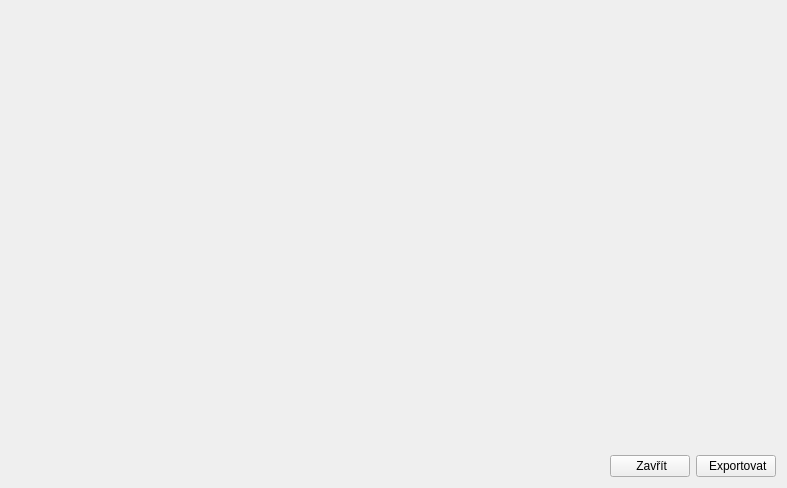
<?xml version="1.0" encoding="UTF-8"?>
<ui version="4.0">
 <class>LumenExportDialog</class>
 <widget class="QDialog" name="LumenExportDialog">
  <property name="windowModality">
   <enum>Qt::ApplicationModal</enum>
  </property>
  <property name="geometry">
   <rect>
    <x>0</x>
    <y>0</y>
    <width>787</width>
    <height>488</height>
   </rect>
  </property>
  <property name="windowTitle">
   <string>Lumen Export</string>
  </property>
  <property name="windowIcon">
   <iconset resource="../../res/resources.qrc">
    <normaloff>:/logos/lumen_icon.ico</normaloff>:/logos/lumen_icon.ico</iconset>
  </property>
  <layout class="QVBoxLayout" name="verticalLayout">
   <item>
    <widget class="MultiSongSelectionWidget" name="wgtSongSelection" native="true">
     <property name="sizePolicy">
      <sizepolicy hsizetype="Preferred" vsizetype="Expanding">
       <horstretch>0</horstretch>
       <verstretch>0</verstretch>
      </sizepolicy>
     </property>
    </widget>
   </item>
   <item>
    <layout class="QHBoxLayout" name="horizontalLayout_2">
     <item>
      <spacer name="horizontalSpacer">
       <property name="orientation">
        <enum>Qt::Horizontal</enum>
       </property>
       <property name="sizeType">
        <enum>QSizePolicy::Expanding</enum>
       </property>
       <property name="sizeHint" stdset="0">
        <size>
         <width>0</width>
         <height>20</height>
        </size>
       </property>
      </spacer>
     </item>
     <item>
      <widget class="QPushButton" name="btnClose">
       <property name="text">
        <string> Zavřít</string>
       </property>
       <property name="icon">
        <iconset resource="../../res/resources.qrc">
         <normaloff>:/icons/16/Delete_16px.png</normaloff>:/icons/16/Delete_16px.png</iconset>
       </property>
       <property name="autoDefault">
        <bool>false</bool>
       </property>
      </widget>
     </item>
     <item>
      <widget class="QPushButton" name="btnExport">
       <property name="text">
        <string> Exportovat</string>
       </property>
       <property name="icon">
        <iconset resource="../../res/resources.qrc">
         <normaloff>:/icons/16/Export_16px.png</normaloff>:/icons/16/Export_16px.png</iconset>
       </property>
       <property name="autoDefault">
        <bool>false</bool>
       </property>
      </widget>
     </item>
    </layout>
   </item>
  </layout>
 </widget>
 <customwidgets>
  <customwidget>
   <class>MultiSongSelectionWidget</class>
   <extends>QWidget</extends>
   <header>wgt/multisongselectionwidget.h</header>
   <container>1</container>
  </customwidget>
 </customwidgets>
 <resources>
  <include location="../../res/resources.qrc"/>
 </resources>
 <connections/>
</ui>
